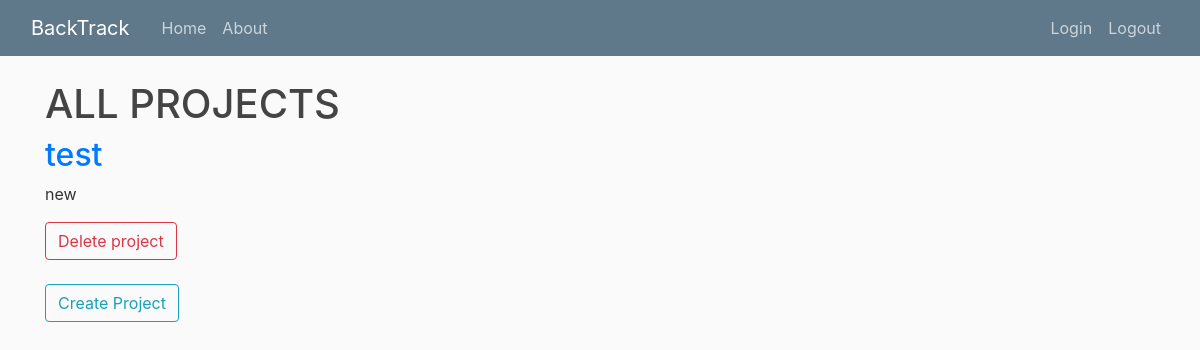
The app's page /, older data.
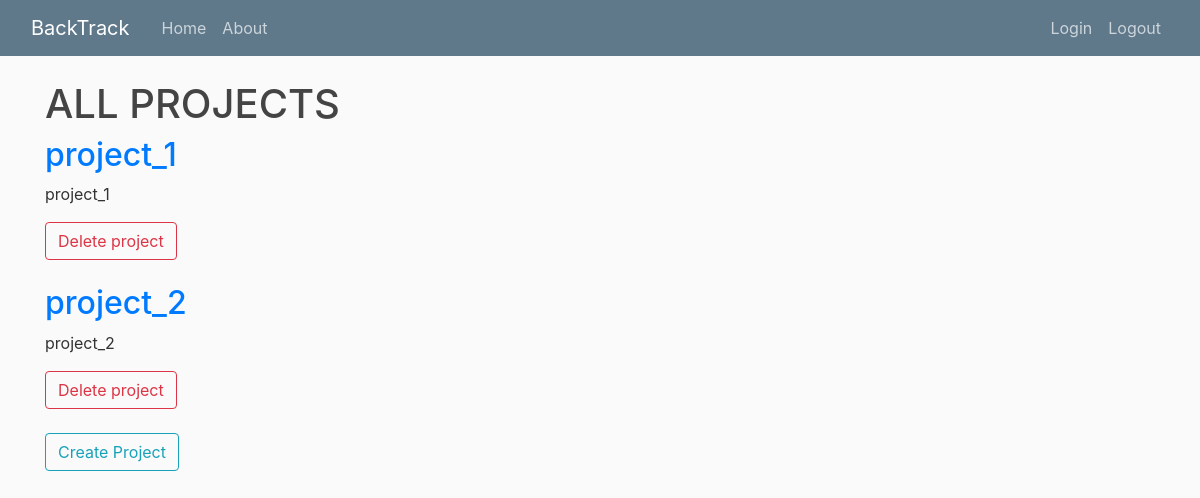
The same page, newer data.
### project/models.py (models this page shows, shortened)
class Project(models.Model):
	title = models.CharField(max_length=20, unique=True)
	details = models.TextField()
	slug = models.SlugField(unique=True, default="")

### project/views.py (the view)
# urls.py: path('', ProjectListView.as_view(), name='project-home'),
class ProjectListView(ListView):
	model = Project
	template_name = 'project/home.html'
	context_object_name = 'projects'

### templates/project/home.html
{% extends "base_noSidebar.html" %}
{% block content %}
<h1>ALL PROJECTS</h1>
{% for project in projects %}
	<h2><a href="{% url 'productBacklog-home' project.slug %}">{{ project.title }}</a></h2>
	<p align="justify">{{ project.details }}</p>
	<a class="btn btn-outline-danger" href="{% url 'project-delete' project.slug %}">Delete project</a>
	<br/>
	<br/>
{% endfor %}
<a class="btn btn-outline-info" href="{% url 'project-create' %}">Create Project</a>
{% endblock content %}

### templates/base_noSidebar.html (shortened to what this page needs)
{% load static %}
<!DOCTYPE html>
<html>
<head>
	<link rel="stylesheet" href="https://stackpath.bootstrapcdn.com/bootstrap/4.3.1/css/bootstrap.min.css">
    <link rel="stylesheet" type="text/css" href="{% static 'PBI/main.css' %}">
</head>
<body>
	<header class="site-header">
	  <nav class="navbar navbar-expand-md navbar-dark bg-steel fixed-top">
	    <div class="container-fluid">
	      <a class="navbar-brand mr-4" href="{% url 'project-home'%}">BackTrack</a>
	      <div class="collapse navbar-collapse" id="navbarToggle">
	        <div class="navbar-nav mr-auto">
	          <a class="nav-item nav-link" href="{% url 'project-home'%}">Home</a>
	          <a class="nav-item nav-link" href="#">About</a>
	        </div>
	        <div class="navbar-nav">
	          <a class="nav-item nav-link" href="#">Login</a>
	          <a class="nav-item nav-link" href="#">Logout</a>
	        </div>
	      </div>
	    </div>
	  </nav>
	</header>
	<main role="main" class="container">
	  <div class="row">
	    <div class="col-md-12">
	      {% block content %}{% endblock %}
	    </div>
	  </div>
	</main>
</body>
</html>

### productBacklog/static/PBI/main.css (style rules this page uses)
body { background: #fafafa; color: #333333; margin-top: 5rem; }
h1, h2, h3, h4, h5, h6 { color: #444444; }
.bg-steel { background-color: #5f788a; }
.site-header .navbar-nav .nav-link { color: #cbd5db; }

Row changes from the older to the newer data that the page shows:
removed Project: title "test", details "new"
added Project: title "project_1", details "project_1"
added Project: title "project_2", details "project_2"
